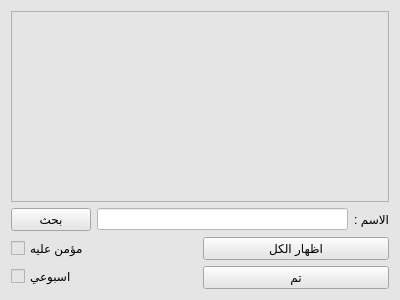
<?xml version="1.0" encoding="UTF-8"?>
<ui version="4.0">
 <class>report</class>
 <widget class="QWidget" name="report">
  <property name="geometry">
   <rect>
    <x>0</x>
    <y>0</y>
    <width>400</width>
    <height>300</height>
   </rect>
  </property>
  <property name="windowTitle">
   <string>قائمة الموظفين</string>
  </property>
  <property name="windowIcon">
   <iconset resource="logo.qrc">
    <normaloff>:/logo/logo23.png</normaloff>:/logo/logo23.png</iconset>
  </property>
  <property name="styleSheet">
   <string notr="true">background-color: rgb(229, 229, 229);</string>
  </property>
  <layout class="QGridLayout" name="gridLayout">
   <item row="0" column="0" colspan="2">
    <widget class="QTableView" name="tableView"/>
   </item>
   <item row="1" column="0" colspan="2">
    <layout class="QHBoxLayout" name="horizontalLayout">
     <item>
      <widget class="QPushButton" name="pushButton_3">
       <property name="cursor">
        <cursorShape>PointingHandCursor</cursorShape>
       </property>
       <property name="text">
        <string>بحث</string>
       </property>
      </widget>
     </item>
     <item>
      <widget class="QLineEdit" name="lineEdit">
       <property name="styleSheet">
        <string notr="true">background-color: rgb(255, 255, 255);</string>
       </property>
      </widget>
     </item>
     <item>
      <widget class="QLabel" name="label">
       <property name="text">
        <string>الاسم :</string>
       </property>
      </widget>
     </item>
    </layout>
   </item>
   <item row="2" column="0" rowspan="2">
    <layout class="QVBoxLayout" name="verticalLayout">
     <item>
      <widget class="QCheckBox" name="checkBox">
       <property name="cursor">
        <cursorShape>PointingHandCursor</cursorShape>
       </property>
       <property name="text">
        <string>مؤمن عليه</string>
       </property>
      </widget>
     </item>
     <item>
      <widget class="QCheckBox" name="checkBox_2">
       <property name="cursor">
        <cursorShape>PointingHandCursor</cursorShape>
       </property>
       <property name="text">
        <string>اسبوعي</string>
       </property>
      </widget>
     </item>
    </layout>
   </item>
   <item row="2" column="1">
    <widget class="QPushButton" name="pushButton_2">
     <property name="cursor">
      <cursorShape>PointingHandCursor</cursorShape>
     </property>
     <property name="text">
      <string>اظهار الكل</string>
     </property>
    </widget>
   </item>
   <item row="3" column="1">
    <widget class="QPushButton" name="pushButton">
     <property name="cursor">
      <cursorShape>PointingHandCursor</cursorShape>
     </property>
     <property name="text">
      <string>تم</string>
     </property>
    </widget>
   </item>
  </layout>
  <zorder>pushButton_2</zorder>
  <zorder>tableView</zorder>
  <zorder>pushButton</zorder>
 </widget>
 <resources>
  <include location="logo.qrc"/>
 </resources>
 <connections/>
</ui>
